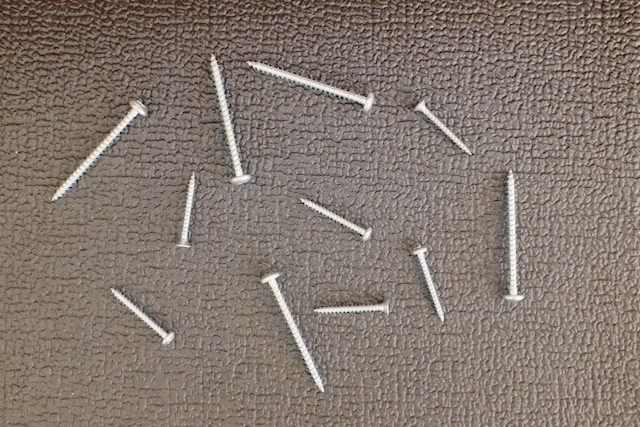
#> input picture photos_prob/DSCF8010.jpeg, 640 x 427 px; its folder holds only this picture in this run
$ jupyter execute prob.ipynb   (shell and % lines are left out)
#> lines starting #> are read from the running program, lines starting #| are printed output that depends on the picture; after the words box and inside, x2 and y2 are one past the last pixel; in counts of white or black regions, pixels touching at a corner belong together
# GRO620 - Problématique

Voici le fichier de départ de la problématique. Si tout a été installé correctement, vous devriez voir apparaître la première image (DSCF8010.jpeg).

[cell 1]
import cv2 as cv
import numpy as np
import matplotlib.pyplot as plt
import os

import tabulate  # Additionnal package to "pretty print"

print("OpenCV version", cv.__version__)
print("NumPy version", np.__version__)

[cell 2]
# Load images

image_filenames = os.listdir("photos_prob/")
image_filenames.sort()
assert image_filenames is not None
print(f"{len(image_filenames)} images à traiter:")

images: list[cv.typing.MatLike] = []

for filename in image_filenames:
    path = os.path.join("photos_prob/", filename)
    img = cv.imread(path)
#> img is the input picture: shape (427, 640, 3); mean B, G, R 111.4, 119.4, 131.6
    assert img is not None
    img = cv.cvtColor(img, cv.COLOR_BGR2RGB)
    images.append(img)

plt.figure(0)
for index, image in enumerate(images):
    plt.subplot(3, 3, index + 1)
    plt.imshow(image)
    plt.title(f"Image {index + 1}")
    plt.axis("off")
#> this loop made 1 pass
plt.show()

plt.figure(1)
plt.suptitle("Histogrammes")
channels = ("r", "g", "b")
for index, image in enumerate(images):
    plt.subplot(3, 3, index + 1)
    for i, col in enumerate(channels):
        hist = cv.calcHist([image], [i], None, [256], [0, 256])
        plt.plot(hist, color=col)
        plt.xlim([0, 256])
        plt.title(f"Image {index + 1}")
plt.tight_layout(
    rect=(0.0, 0.0, 1.0, 0.96)
)  # Add vertical padding to avoid overlapping of elements
plt.show()
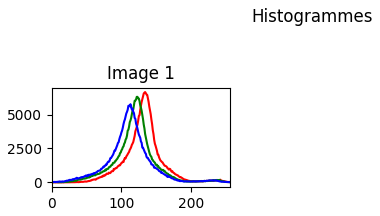
#> figure drawn by matplotlib, 1 panel; curve peaks at x = 134, y = 6655; curve peaks at x = 122, y = 6301; curve peaks at x = 113, y = 5759

On observe certains motifs récurrents sur les histogrammes:

- Les courbes des canaux de couleurs possèdent une allure similaires (entre les canaux d'une image, et les canaux respectifs de toutes les images), et leur "pic" se situe entre `[110, 150]`;
- Une légère "bosse" apparaît entre `[210, 240]`.

Considérant que les vis n'occupent qu'une faible partie des images, on pose l'hypothèse que la "bosse" observée dans les histogrammes représentent les vis, et les "pics" représent (en majorité) la valeur moyenne du bruit qu'on cherche à éliminer (soit l'arrière-plan / le convoyeur).

Puisque les deux motifs observées occupent des plages de valeurs différentes, ça facilite le choix des valeurs pour les opérations de seuillage.

La répartition des valeurs des canaux semble suivre (la plupart du temps) une distribution normale (*i.e.* gaussienne). On pose donc l'hypothèse que le bruit est majoritairement de nature gaussienne, et une opération de flou gaussien devrait être adéquat pour une première "passe" de réduction du bruit. De plus, on peut calculer la moyenne et l'écart-type de l'intensité des images, qui faciliteront davantage la valeur des paramètres de certaines opérations.

# Paramètres Intrinsèques

Pour déterminer les valeurs $f_x$ et $f_y$ de la matrice $K$, on utilise les équivalences suivantes:

$$ \frac{f}{f_x} = \frac{largeur_{capteur}}{largeur_{image}} $$
$$ \frac{f}{f_y} = \frac{hauteur_{capteur}}{hauteur_{image}} $$

[cell 3]
# Intrinsic parameters and intrinsic matrix

FOCAL_LENGTH = 23.0e-3  # m
IMG_WIDTH = 640  # px
IMG_HEIGHT = 427  # px
SENSOR_WIDTH = 23.4e-3  # m
SENSOR_HEIGHT = 15.6e-3  # m

fx = FOCAL_LENGTH * (IMG_WIDTH / SENSOR_WIDTH)  # px
fy = FOCAL_LENGTH * (IMG_HEIGHT / SENSOR_HEIGHT)  # px
cx = IMG_WIDTH / 2.0  # px
cy = IMG_HEIGHT / 2.0  # px
skew = 0.0  # px

K_tilde = np.array(
    [
        [fx, skew, cx, 0],
        [0, fy, cy, 0],
        [0, 0, 1, 0],
        [0, 0, 0, 1],
    ],
    dtype=np.float32,
)

print(f"Matrice intrinsèque K:\n{K_tilde}")

# Matrices de transformation et de projection

À partir de l'équation 2.64 du manuel de cours, on dérive l'équation pour calculer la matrice de projection en coordonnées homogènes:

$$ \tilde{P} = \tilde{T}_{c}\cdot\tilde{K}^{-1}, $$

où $\tilde{T}_{c}$ est la matrice de transformation en coordonnées homogènes du repère $\{C\}$ au repère $\{0\}$.

Puisque le plan $XY$ du repère $\{0\}$ est coplanaire avec le convoyeur, on dérive la distance verticale entre le convoyeur et la caméra:

$$ z_{c} \equiv z_{s} = \tilde{T}_{c, \{3, 4\}} $$

[cell 4]
# 2. Homogenous extrinsic matrix (frame {C} to frame {0})

w_T_c_tilde = np.array(
    [
        [1, 0, 0, 0.500],
        [0, -1, 0, 0.200],
        [0, 0, -1, 0.282],
        [0, 0, 0, 1],
    ],
    dtype=np.float32,
)

print(f"Matrice extrinsèque w_T_c (Camera -> World):\n{w_T_c_tilde}\n")

# Homogenous projection matrix

w_P_c_tilde = w_T_c_tilde @ np.linalg.inv(K_tilde)  # Mathematical equivalent of P^-1

print(f"Matrice de projection complete (Camera -> World):\n{w_P_c_tilde}\n")

# Compute z_c
X_0 = 0  # m
Y_0 = 0  # m
Z_0 = 0  # m
z_c = (
    w_T_c_tilde[2, 3]
    + w_T_c_tilde[2, 0] * X_0
    + w_T_c_tilde[2, 1] * Y_0
    + w_T_c_tilde[2, 3] * Z_0
)  # m

print(f"z_c: {z_c:.3f} m")

# Procédure de résolution

On cherche à identifier et caractériser les vis dans les images. On sépare le problème en deux volets:

1. Isoler les vis dans l'image;
1. Déterminer la pose des vis dans l'image.

L'isolation des vis dans les images se fait par une chaîne de traitement d'image. Les paramètres de chaque étape de la chaîne sont déterminés de façon expérimentale (*i.e.* essai-erreur). La chaîne d'acquisition proposée implémente la logique suivante:

1. Réduire le bruit de l'arrière-plan, de sorte à l'uniformiser;
1. Appliquer un masque binaire à l'image afin de ségréger les vis et l'arrière-plan;
1. Appliquer des opérations morphologiques afin d'éliminer le bruit résiduel, et assurer que la forme originale des vis soit préservée (nécessaire pour une détection de contours idéale).

Pour déterminer la pose des vis dans l'image, une seconde chaîne de traitement implémente la logique suivante:

1. Détecter les contours des vis;
1. Filter les contours résultant du bruit résiduel;
1. Trouver la boîte englobante de chaque vis afin d'extraire leurs caractéristiques de position, de dimensions, et d'orientation;
1. Standardiser la notation des caractéristiques des vis;
1. Classifier les vis en fonction de leurs dimensions;
1. Convertir la position 2D dans l'image en coordonnées 3D.

Additionnellement, on dessine les boîtes englobantes (accompagnées de leur identifiant respectif) sur l'image originale afin de vérifier visuellement les résultats.

[cell 5]
# Image processing pipeline

screws: list[dict[str, int | float | str]] = []
src_index: int = 0

### VVV SPECIFY SOURCE IMAGE HERE VVV
source = images[0]  # One-by-one processing for simplifying the problem
### ^^^ SPECIFY SOURCE IMAGE HERE ^^^

original = source.copy()
print(f"Image utilisée: {src_index + 1}")

float_values = np.float32(original)
mean = np.mean(float_values)
#> mean = 120.8
std_deviation = np.std(float_values)
#> std_deviation = 30.94
print(f"Moyenne: {mean:.0f}, écart-type: {std_deviation:.0f}")
#| Moyenne: 121, écart-type: 31

À partir de la moyenne et de l'écart-type calculés de l'image, et de l'analyse des histogrammes des images, on conclut qu'une valeur de `sigmaX = 2.80` pour le flou gaussien permettra de réduire efficacement le bruit de l'image sans trop affecter la clarté des vis.

[cell 6]
blurred = cv.GaussianBlur(original, (7, 7), 2.80)
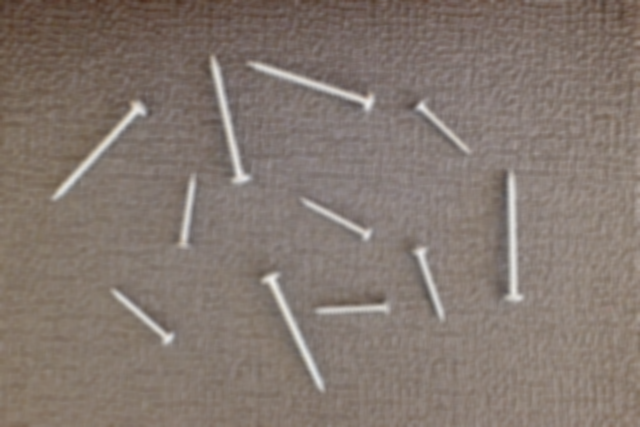
#> blurred: shape (427, 640, 3); mean R, G, B 131.7, 119.4, 111.4

plt.figure(0)
plt.imshow(blurred)
plt.title("Flou gaussien")
plt.axis("off")
plt.show()

channels = ("r", "g", "b")
plt.figure(1)
for index, color in enumerate(channels):
    hist = cv.calcHist([blurred], [index], None, [256], [0.0, 256.0])
    channels = ("r", "g", "b")
    plt.plot(hist, color=color)
    plt.title("Histogramme - Flou gaussien")
plt.show()
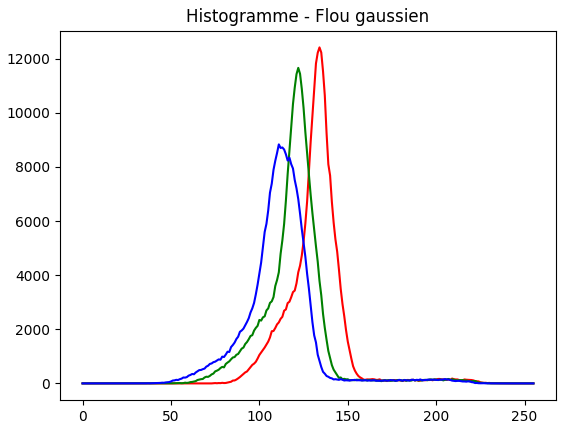
#> figure drawn by matplotlib, 1 panel; curve peaks at x = 134, y = 12419; curve peaks at x = 122, y = 11662; curve peaks at x = 111, y = 8834

Sur l'histogramme, on observe:

- La "bosse" est toujours présente, mais sa plage de valeurs semble s'être déplacée entre `[185, 225]`;
- Les "pics" sont toujours présents, mais leur plage de valeur semble aussi s'être déplacé;
- La distinction entre la fin des "pics" et le début de la "bosse" semble être plus claire que sur l'image originale.

À partir des observations de l'histogramme de l'image en aval du flou gaussien, on pose l'hypothèse qu'une valeur de seuillage de `180` permettra d'éliminer la majorité de l'arrière-plan avec un masque binaire.

[cell 7]
gray = cv.cvtColor(blurred, cv.COLOR_RGB2GRAY)
_, threshold = cv.threshold(gray, 180.0, 255.0, cv.THRESH_BINARY)
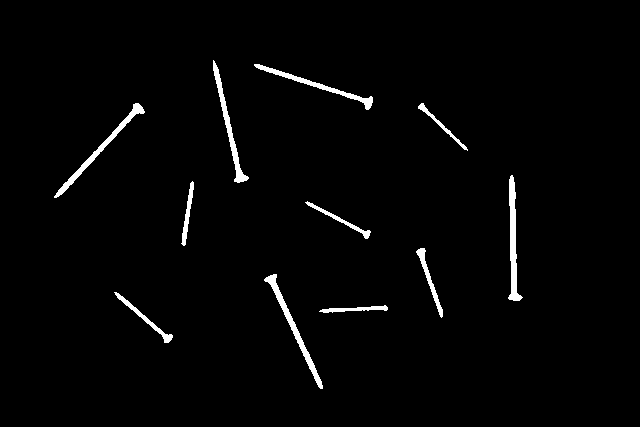
#> threshold: shape (427, 640); 1.9% white; 11 white regions, largest, box (x1, y1, x2, y2) and area: (508, 175, 523, 301) 790, (264, 274, 323, 389) 742, (54, 103, 145, 198) 719

plt.figure(0)
plt.imshow(threshold, "gray")
plt.title("Masque binaire")
plt.axis("off")
plt.show()

Tel qu'observé dans l'image du masque binaire, les vis sont bien isolées de l'arrière-plan, et de façon générale, leur forme originale est présevée. Le bruit résiduel est presque absent, mais certaines images possèdent plus de bruit résiduel, qui pourrait résulter en des "faux-positifs" lors de l'extraction des caractéristiques. De plus, on observe que le contour est en "dent de scie" à plusieurs endroits, et "adoucir" le contour des vis pourrait s'avérer bénéfique en aval. Dès lors, on pose l'hypothèse que des manipulations morphologiques auront les effets suivants sur les images:

- Le bruit résiduel sera presque entièrement éliminé;
- Le contour des vis sera adouci.

[cell 8]
opening = cv.morphologyEx(
    threshold, cv.MORPH_OPEN, kernel=np.ones((1, 1), dtype=np.uint8)
)  # Remove "speckles" (residual noise)
dilated = cv.dilate(
    opening, kernel=np.ones((3, 3), dtype=np.uint8), iterations=1
)  # Smoothen the contour of screws
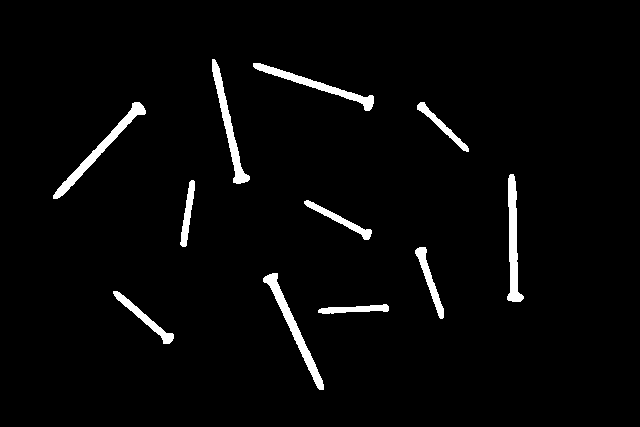
#> dilated: shape (427, 640); 3% white; 11 white regions

plt.figure(0)
plt.imshow(dilated, "gray")
plt.title("Opérations morphologiques")
plt.axis("off")
plt.show()

Tel qu'observé dans l'image des opérations morphologiques, le bruit résiduel est pratiquement absent, et est considéré négligeable: un filtre basé sur la superficie d'un "blob" éliminera la possibilité d'un "faux-positif" dans l'extraction des caractéristiques. Malheureusement, le contour des vis n'est pas vraiment "adouci". Toutefois, l'épaisseur des vis semble avoir augmenté. On pose l'hypothèse que l'effet observé permettra de distinguer davantage les vis du bruit résiduel, alors la manipulation est retenue.

Les contours détectés des images sont filtrer en fonction de leur superficie. Les bornes inférieures et supérieures du filtre ont été déterminé à partir des hypothèses suivantes:

- La superficie d'une agglomération représentant du bruit résiduel ne dépasse pas 100 pixels;
- La superficie totale d'une vis, en considérant sa dilatation après transformation morphologiqe, sera inférieure à 2 % de la superficie totale de l'image, soit environ 5000 pixels.

En ce qui concerne la classification des vis, on utilise la hauteur de la boîte englobante du contour détecté comme paramètre. La valeur du seuil de distinction entre une vis courte et une vis longue a été déterminée expérimentalement.

[cell 9]
# Caracteristics extraction

contours, _ = cv.findContours(dilated, cv.RETR_EXTERNAL, cv.CHAIN_APPROX_SIMPLE)
#> contours = 11 contours; largest, box (x1, y1, x2, y2) and area: (53, 102, 146, 199) 987, (263, 273, 324, 390) 972, (507, 174, 524, 302) 948, (212, 59, 250, 184) 882, (253, 63, 374, 111) 838

MIN_SCREW_AREA = 100  # px
MAX_SCREW_AREA = 5000  # px
HEIGHT_THRESHOLD = 100  # px

results = []
screw_id: int = 0

for contour in contours:
    area = cv.contourArea(contour)
    if area < MIN_SCREW_AREA or area > MAX_SCREW_AREA:
        continue

    rect = cv.minAreaRect(contour)
    (c_u, c_v), (width, height), theta = rect

    # Draw bounding box and id
    bbox = cv.boxPoints(rect)
    bbox = np.intp(bbox)  # Convert box points to integer type for drawing
    cv.drawContours(original, [bbox], 0, (0, 0, 255), 2)  # type: ignore
    cv.putText(
        original,
        str(screw_id),
        (int(c_u) - 5, int(c_v) - 5),
        cv.FONT_HERSHEY_SIMPLEX,
        1.0,
        (255, 0, 0),
        3,
        cv.LINE_AA,
    )

    # Standardise bounding box notation
    if width > height:
        width, height = height, width
        theta += 90
    theta = (theta + 90) % 180
    theta = (360 - theta) % 180

    screw_type = "courte"
    if height > HEIGHT_THRESHOLD:
        screw_type = "longue"

    # Screen space to camera space
    z_screen = z_c  # px?
    x_screen = c_u * z_screen  # px^2?
    y_screen = c_v * z_screen  # px^2?
    X_s_prime = np.array([x_screen, y_screen, z_screen, 1], dtype=np.float32)

    # Camera space to world space
    p_w = w_P_c_tilde @ X_s_prime
    x_0, y_0, z_0, _ = p_w

    results.append(
        {
            "id": screw_id,
            "type": screw_type,
            "X": x_0,
            "Y": y_0,
            "Z": z_0,
            "theta": theta,
        }
    )
    screw_id += 1
#> this loop made 11 passes
#> (area, rect, c_u, c_v, width, height, theta, bbox) on passes 1 to 3: (347, ((353, 308.7), (70.17, 7.14), -2.12), 353, 308.7, 7.14, 70.17, 2.12, [[318, 313], [317, 306], [387, 303], [388, 310]]), (498, ((141, 317.4), (13.42, 76.65), -52.21), 141, 317.4, 13.42, 76.65, 142.2, [[167, 346], [106, 299], [114, 288], [175, 335]]), (971.5, ((293.4, 332.6), (16.01, 126.9), -22.81), 293.4, 332.6, 16.01, 126.9, 112.8, [[310, 394], [261, 277], [276, 270], [325, 388]])
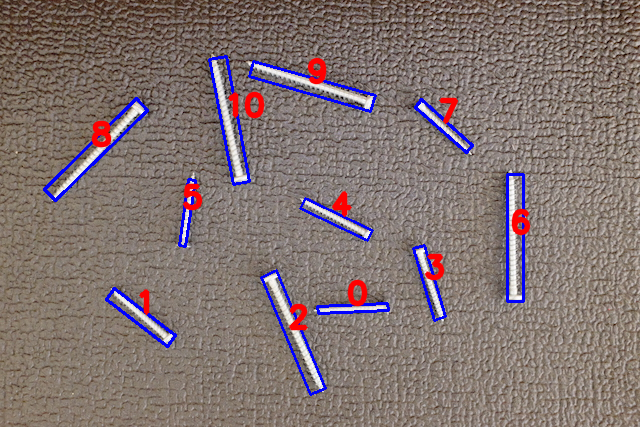
#> original: shape (427, 640, 3); mean R, G, B 129.9, 114.9, 113.2
#> after the loop, results = 11 items; screw_id = 11
#> (the rest of the program and of its run is left out)
